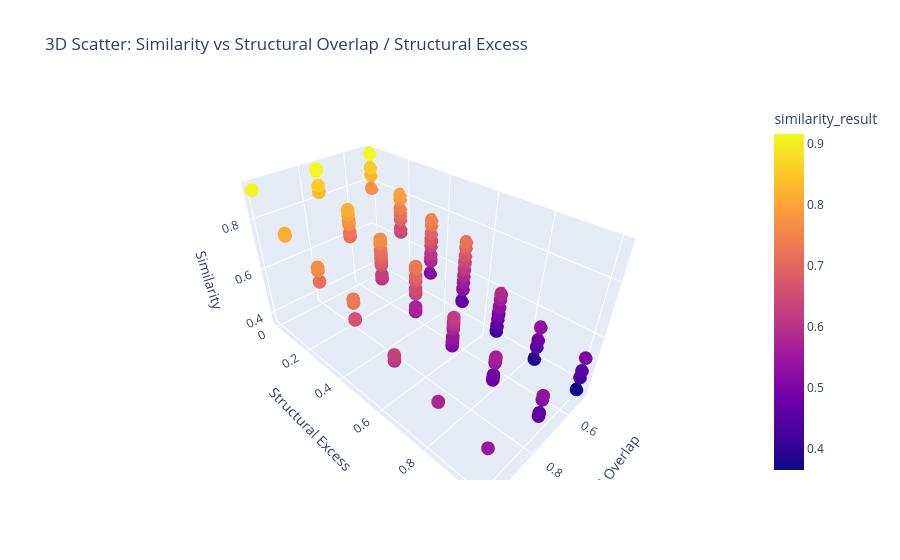

Source (notebook cell):
### Code cell
# ==============================
# 4) Scatter 3D: overlap x excess x similarity
# ==============================
import pandas as pd
import plotly.express as px

fig = px.scatter_3d(
    df,
    x="struct_overlap",
    y="struct_excess",
    z="similarity_result",
    color="similarity_result",               # colore pela similaridade
    hover_data=["diagnosed_name", "candidate_name"],  # info extra no hover
    title="3D Scatter: Similarity vs Structural Overlap / Structural Excess"
)

fig.update_layout(
    scene=dict(
        xaxis_title="Structural Overlap",
        yaxis_title="Structural Excess",
        zaxis_title="Similarity"
    )
)

fig.show()

### Figure 1 — Plotly figure (JSON) as saved in the notebook; plotly's stock layout.template omitted (floating-point values rounded to 4 significant figures; data arrays with more than 128 entries replaced by an {"elided": "..."} marker saying what was removed)
{"data": [{"customdata": {"elided": "576x2 str values"}, "hovertemplate": "struct_overlap=%{x}<br>struct_excess=%{y}<br>similarity_result=%{marker.color}<br>diagnosed_name=%{customdata[0]}<br>candidate_name=%{customdata[1]}<extra></extra>", "legendgroup": "", "marker": {"color": {"elided": "576 float values"}, "coloraxis": "coloraxis", "symbol": "circle"}, "mode": "markers", "name": "", "scene": "scene", "showlegend": false, "type": "scatter3d", "x": {"elided": "576 float values"}, "y": {"elided": "576 float values"}, "z": {"elided": "576 float values"}}], "layout": {"coloraxis": {"colorbar": {"title": {"text": "similarity_result"}}, "colorscale": [[0, "#0d0887"], [0.1111, "#46039f"], [0.2222, "#7201a8"], [0.3333, "#9c179e"], [0.4444, "#bd3786"], [0.5556, "#d8576b"], [0.6667, "#ed7953"], [0.7778, "#fb9f3a"], [0.8889, "#fdca26"], [1, "#f0f921"]]}, "legend": {"tracegroupgap": 0}, "scene": {"domain": {"x": [0, 1], "y": [0, 1]}, "xaxis": {"title": {"text": "Structural Overlap"}}, "yaxis": {"title": {"text": "Structural Excess"}}, "zaxis": {"title": {"text": "Similarity"}}}, "title": {"text": "3D Scatter: Similarity vs Structural Overlap / Structural Excess"}}}
